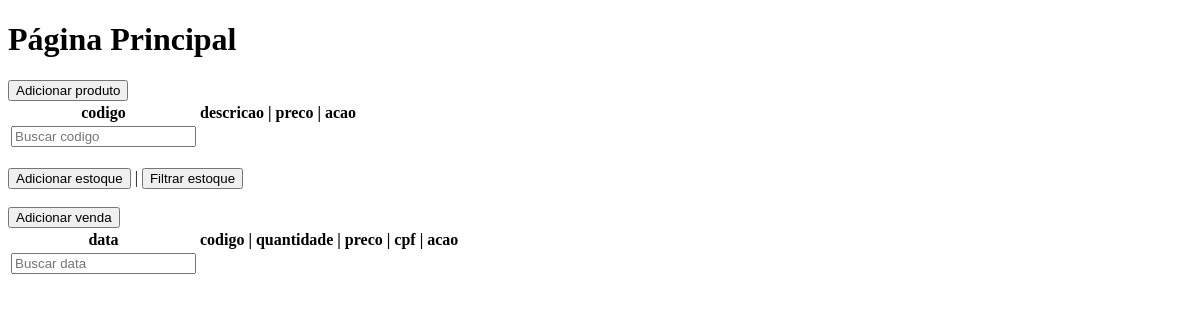
Before: / with the older database file.
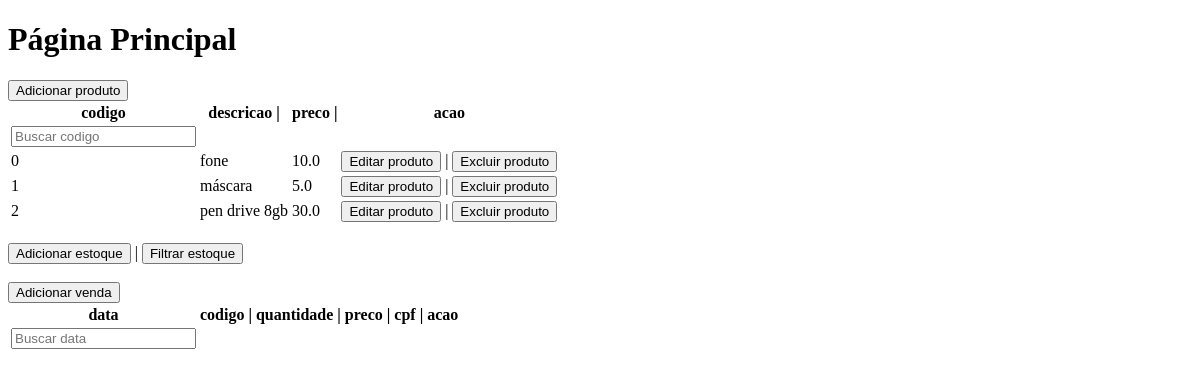
After: the same page with the newer database file.
### app.py (models this page shows, shortened)
class Produto(db.Model):
    id = db.Column('id', db.Integer, primary_key=True)
    descricao = db.Column(db.String(100))
    preco = db.Column(db.Float)

### app.py (the view)
@app.route('/')
def index():
    vendas = Vendas.query.all()
    produtos = Produto.query.all()
    return render_template('index.html', produtos=produtos, vendas=vendas)

### templates/index.html (shortened to what this page needs)
<!DOCTYPE html>
    <html lang="pt-br">
    <head>
    </head>
    <body>
    <h1>Página Principal</h1>
    <div class="container">
        <div class="row">
            <div id="produto">
                <a href="/adicionar_p"><button>Adicionar produto</button></a>
                <table id="tabela">
                    <thead>
                    <tr>
                        <th>codigo</th>
                        <th>descricao |</th>
                        <th>preco |</th>
                        <th>acao</th>
                    </tr>
                    <tr>
                        <th><input type="text" id="txtColuna1" placeholder="Buscar codigo"/></th>
                    </tr>
                    </thead>
                    <tbody>
                        {% for p in produtos %}
                        <tr>
                            <td>{{p.id}}</td>
                            <td>{{p.descricao}} </td>
                            <td>{{p.preco}} </td>
                            <td>
                                <a href="/editar_p/{{p.id}}"><button>Editar produto</button></a> |
                                <a href="/excluir_p/{{p.id}}"><button>Excluir produto</button></a>
                            </td>
                        </tr>
                        {% endfor %}
                    </tbody>
                </table>
            </div>
            <br>
            <div id="estoque">
                <a href="/adicionar_e"><button>Adicionar estoque</button></a> |
                <a href="/filtro_e"><button>Filtrar estoque</button></a>
            </div>
            <br>
            <div id="vendas">
                <a href="/adicionar_v"><button>Adicionar venda</button></a>
                <table id="tabela">
                    <thead>
                    <tr>
                        <th>data</th>
                        <th>codigo |</th>
                        <th>quantidade |</th>
                        <th>preco |</th>
                        <th>cpf |</th>
                        <th>acao</th>
                    <tr>
                        <th><input type="text" id="txtColuna1" placeholder="Buscar data"/></th>
                    </tr>
                    </tr>
                    </thead>
                </table>
            </div>
        </div>
    </div>
    </body>
    </html>

Changed rows visible on the page:
added Produto: id "0", descricao "fone", preco "10.0"
added Produto: id "1", descricao "máscara", preco "5.0"
added Produto: id "2", descricao "pen drive 8gb", preco "30.0"
